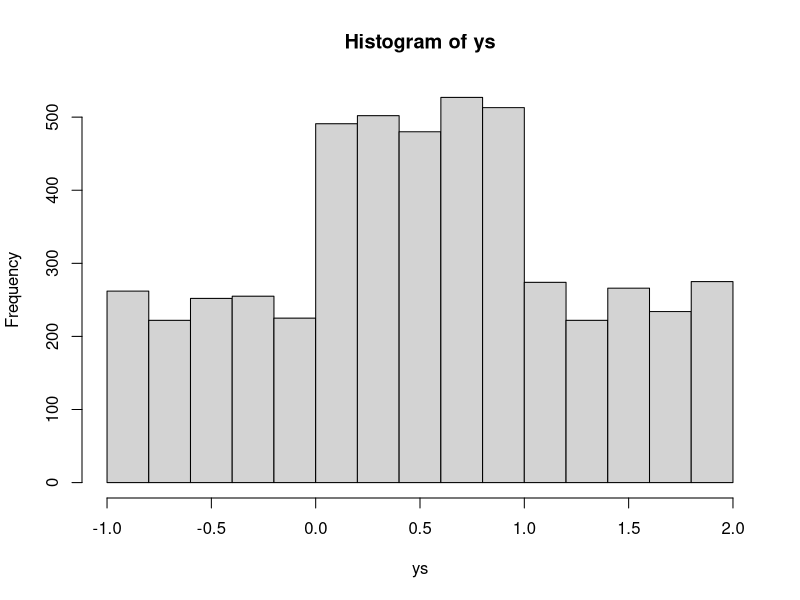

The R script that drew this image:
## ---- chunk 1
library(dplyr)

rn_gen <- function(xs) {
ys <- case_when(xs <= 0.25 ~ 4*xs - 1,
                xs >= 0.75 ~ 4*xs - 2,
                xs < 0.75 & xs > 0.25  ~ 2*xs - 0.5,
                T ~ 0)
return(ys)
}

n <- 5000
xs <- runif(n, min = 0, max = 1)
ys <- rn_gen(xs)
hist(ys)

# KDE
#a <- density(ys)
#plot(a)
## ---- chunk 2

plot_rm <- function(dist) {
  n <- 10000
  
  if (dist == "normal") {
      xs <- as_tibble(rnorm(n, 0, 1))
  }
  else if (dist == "cauchy") {
    xs <- as_tibble(rcauchy(n, 0, 1))
  }
  
  ys <- xs %>% mutate(running_mean = cummean(value),
                      row = row_number()) %>%
    select(row, running_mean)
  
  plot(ys, 
      type='l', 
      main='Sample means', 
      xlab='n', 
      ylab=expression(bar(Xn)),
      ylim=c(-1,1) )
  abline(0,0, lty=2) 
}
